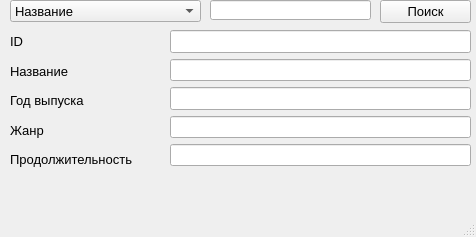
<?xml version="1.0" encoding="UTF-8"?>
<ui version="4.0">
 <class>MainWindow</class>
 <widget class="QMainWindow" name="MainWindow">
  <property name="geometry">
   <rect>
    <x>0</x>
    <y>0</y>
    <width>476</width>
    <height>237</height>
   </rect>
  </property>
  <property name="font">
   <font>
    <pointsize>10</pointsize>
   </font>
  </property>
  <property name="windowTitle">
   <string>MainWindow</string>
  </property>
  <widget class="QWidget" name="centralwidget">
   <widget class="QLineEdit" name="line">
    <property name="geometry">
     <rect>
      <x>210</x>
      <y>0</y>
      <width>161</width>
      <height>20</height>
     </rect>
    </property>
   </widget>
   <widget class="QWidget" name="verticalLayoutWidget">
    <property name="geometry">
     <rect>
      <x>10</x>
      <y>30</y>
      <width>160</width>
      <height>141</height>
     </rect>
    </property>
    <layout class="QVBoxLayout" name="verticalLayout">
     <item>
      <widget class="QLabel" name="label">
       <property name="font">
        <font>
         <pointsize>10</pointsize>
        </font>
       </property>
       <property name="text">
        <string>ID</string>
       </property>
      </widget>
     </item>
     <item>
      <widget class="QLabel" name="label_2">
       <property name="text">
        <string>Название</string>
       </property>
      </widget>
     </item>
     <item>
      <widget class="QLabel" name="label_3">
       <property name="text">
        <string>Год выпуска</string>
       </property>
      </widget>
     </item>
     <item>
      <widget class="QLabel" name="label_4">
       <property name="text">
        <string>Жанр</string>
       </property>
      </widget>
     </item>
     <item>
      <widget class="QLabel" name="label_5">
       <property name="text">
        <string>Продолжительность</string>
       </property>
      </widget>
     </item>
    </layout>
   </widget>
   <widget class="QWidget" name="verticalLayoutWidget_2">
    <property name="geometry">
     <rect>
      <x>170</x>
      <y>30</y>
      <width>301</width>
      <height>136</height>
     </rect>
    </property>
    <layout class="QVBoxLayout" name="verticalLayout_2">
     <item>
      <widget class="QLineEdit" name="id"/>
     </item>
     <item>
      <widget class="QLineEdit" name="name"/>
     </item>
     <item>
      <widget class="QLineEdit" name="year"/>
     </item>
     <item>
      <widget class="QLineEdit" name="genre"/>
     </item>
     <item>
      <widget class="QLineEdit" name="duration"/>
     </item>
    </layout>
   </widget>
   <widget class="QPushButton" name="bt_search">
    <property name="geometry">
     <rect>
      <x>380</x>
      <y>0</y>
      <width>91</width>
      <height>23</height>
     </rect>
    </property>
    <property name="text">
     <string>Поиск</string>
    </property>
   </widget>
   <widget class="QComboBox" name="combo">
    <property name="geometry">
     <rect>
      <x>10</x>
      <y>0</y>
      <width>191</width>
      <height>22</height>
     </rect>
    </property>
    <item>
     <property name="text">
      <string>Название</string>
     </property>
    </item>
    <item>
     <property name="text">
      <string>Год выпуска</string>
     </property>
    </item>
    <item>
     <property name="text">
      <string>Жанр</string>
     </property>
    </item>
    <item>
     <property name="text">
      <string>Продолжительность</string>
     </property>
    </item>
   </widget>
   <widget class="QLabel" name="error">
    <property name="geometry">
     <rect>
      <x>10</x>
      <y>170</y>
      <width>211</width>
      <height>21</height>
     </rect>
    </property>
    <property name="text">
     <string/>
    </property>
   </widget>
  </widget>
  <widget class="QMenuBar" name="menubar">
   <property name="geometry">
    <rect>
     <x>0</x>
     <y>0</y>
     <width>476</width>
     <height>21</height>
    </rect>
   </property>
  </widget>
  <widget class="QStatusBar" name="statusbar"/>
 </widget>
 <resources/>
 <connections/>
</ui>
